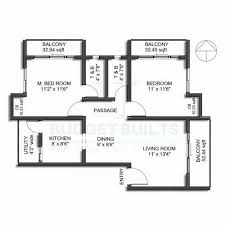
#> input picture data/input_plans/plan 1.jpg, 225 x 225 px, found by its file name; its folder holds only this picture in this run
$ python generate_masks.py
#> lines starting #> are read from the running program, lines starting #| are printed output that depends on the picture; after the words box and inside, x2 and y2 are one past the last pixel; in counts of white or black regions, pixels touching at a corner belong together
import os
import cv2

RAW_DIR = "data/input_plans"
OUT_DIR = "data/generated_masks"

def ensure_dir(d):
    os.makedirs(d, exist_ok=True)

def generate_masks():
    ensure_dir(OUT_DIR)

    for fname in os.listdir(RAW_DIR):
        if not fname.lower().endswith((".jpg", ".jpeg", ".png")):
            continue

        path = os.path.join(RAW_DIR, fname)
        img = cv2.imread(path, cv2.IMREAD_COLOR)
#> img is the input picture: shape (225, 225, 3); mean B, G, R 232.5, 232.6, 232.6
        if img is None:
            print("Cannot open:", path)
            continue

        gray = cv2.cvtColor(img, cv2.COLOR_BGR2GRAY)
        edges = cv2.Canny(gray, 60, 180)
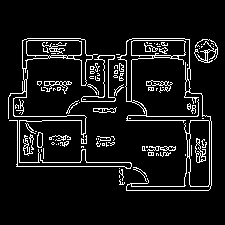
#> edges: shape (225, 225); 8.5% white in thin lines or dots, all inside (x1, y1, x2, y2) = (8, 38, 218, 191)

        kernel = cv2.getStructuringElement(cv2.MORPH_RECT, (3, 3))
        mask = cv2.dilate(edges, kernel, iterations=2)
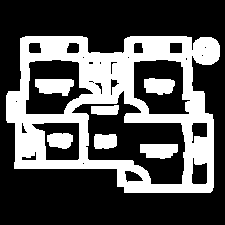
#> mask: shape (225, 225); 33.1% white; 7 white regions, largest, box (x1, y1, x2, y2) and area: (6, 36, 220, 193) 14449, (35, 79, 74, 96) 521, (140, 144, 178, 159) 477

        out_path = os.path.join(OUT_DIR, fname)
        cv2.imwrite(out_path, mask)
        print("Generated mask →", out_path)

    print("All masks generated.")

if __name__ == "__main__":
    generate_masks()

$ run again, on data/input_plans/plan 5.jpg
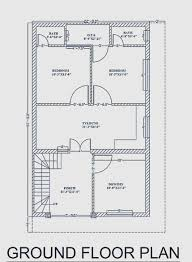
#> input picture data/input_plans/plan 5.jpg, 192 x 262 px, found by its file name
#> in generate_masks, img is the input picture: shape (262, 192, 3); mean B, G, R 221.4, 220.4, 219.9
#> in generate_masks, `edges = cv2.Canny(gray, 60, 180)`:
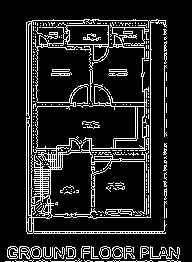
#> edges: shape (262, 192); 13.4% white in thin lines or dots, all inside (x1, y1, x2, y2) = (5, 19, 181, 262)
#> in generate_masks, `mask = cv2.dilate(edges, kernel, iterations=2)`:
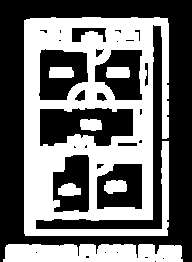
#> mask: shape (262, 192); 44% white; 7 white regions, largest, box (x1, y1, x2, y2) and area: (24, 17, 169, 236) 17885, (3, 244, 183, 262) 3012, (49, 67, 74, 78) 262

$ run again, on data/input_plans/plan 2.jpg
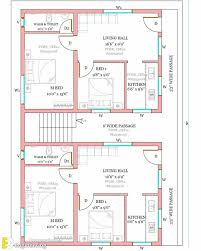
#> input picture data/input_plans/plan 2.jpg, 201 x 251 px, found by its file name
#> in generate_masks, img is the input picture: shape (251, 201, 3); mean B, G, R 237.2, 237.8, 240.8
#> in generate_masks, `edges = cv2.Canny(gray, 60, 180)`:
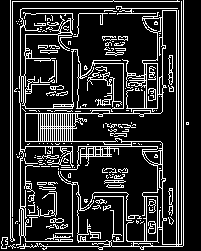
#> edges: shape (251, 201); 18.4% white in thin lines or dots
#> in generate_masks, `mask = cv2.dilate(edges, kernel, iterations=2)`:
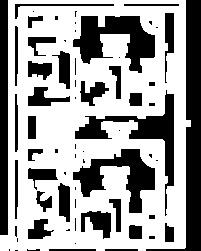
#> mask: shape (251, 201); 62.8% white; 66 black regions (32 under 20 px), largest, box (x1, y1, x2, y2) and area: (146, 0, 201, 251) 3811, (73, 16, 155, 73) 2429, (75, 90, 174, 216) 2211

$ run again, on data/input_plans/plan 3.jpg
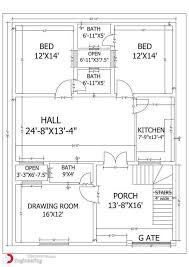
#> input picture data/input_plans/plan 3.jpg, 189 x 267 px, found by its file name
#> in generate_masks, img is the input picture: shape (267, 189, 3); mean B, G, R 240.4, 240.4, 240.4
#> in generate_masks, `edges = cv2.Canny(gray, 60, 180)`:
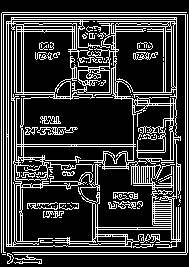
#> edges: shape (267, 189); 22.5% white in thin lines or dots
#> in generate_masks, `mask = cv2.dilate(edges, kernel, iterations=2)`:
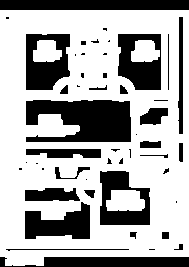
#> mask: shape (267, 189); 67.4% white; 49 black regions (23 under 20 px), largest, box (x1, y1, x2, y2) and area: (26, 100, 131, 142) 3459, (0, 0, 189, 10) 1890, (26, 34, 70, 90) 1706
